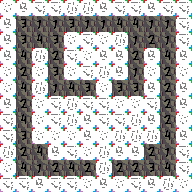

A level layout from a 2D game, rendered from its tile map. Below: a short description, then the map file with its tile-grid data intact:
An orthogonal 12x12 tile map with 16x16 px tiles, 1 tile layer (tile) and 11 objects.

<map version="1.0" tiledversion="1.1.2" orientation="orthogonal" renderorder="right-down" width="12" height="12" tilewidth="16" tileheight="16" infinite="0" nextobjectid="64">
 <tileset firstgid="1" source="tileset.tsx" />
 <layer name="tile" width="12" height="12">
  <data encoding="csv">
6,7,8,8,9,9,7,8,8,7,8,8,
7,4,2,2,4,2,2,5,5,2,2,8,
7,4,5,4,6,8,6,9,2,3,2,8,
7,5,9,3,8,6,7,7,3,7,5,7,
6,3,6,4,6,8,9,7,2,6,3,6,
6,5,9,2,5,4,6,4,4,7,3,7,
7,3,6,8,9,8,8,6,6,8,3,7,
8,5,6,8,9,7,8,8,9,7,3,6,
8,4,6,6,6,7,6,9,9,9,5,7,
9,3,5,7,8,6,9,7,7,3,2,8,
6,5,2,3,5,3,9,3,3,4,5,8,
8,8,7,8,8,6,7,6,8,7,9,6
</data>
 </layer>
 <objectgroup name="furniture">
  <object id="36" gid="49" x="48" y="160" width="16" height="16">
   <properties>
    <property name="activationtarget" value="[[2, 5]]" />
   </properties>
  </object>
  <object id="37" gid="49" x="32" y="64" width="16" height="16">
   <properties>
    <property name="activationtarget" value="[[9, 5]]" />
   </properties>
  </object>
  <object id="38" gid="49" x="144" y="64" width="16" height="16">
   <properties>
    <property name="activationtarget" value="[[6, 5]]" />
   </properties>
  </object>
  <object id="40" gid="12" x="96" y="96" width="16" height="16">
   <properties>
    <property name="activation" value="doormechanisedopen" />
   </properties>
  </object>
  <object id="41" gid="12" x="32" y="96" width="16" height="16">
   <properties>
    <property name="activation" value="doormechanisedopen" />
   </properties>
  </object>
  <object id="43" gid="54" x="96" y="48" width="16" height="16" />
  <object id="44" gid="10" x="96" y="176" width="16" height="16" />
  <object id="45" gid="52" x="48" y="128" width="16" height="16" />
  <object id="46" gid="52" x="128" y="128" width="16" height="16" />
  <object id="47" gid="68" x="80" y="48" width="16" height="16" />
  <object id="52" gid="12" x="144" y="96" width="16" height="16">
   <properties>
    <property name="activation" value="doormechanisedopen" />
   </properties>
  </object>
 </objectgroup>
 <objectgroup name="description" />
</map>
